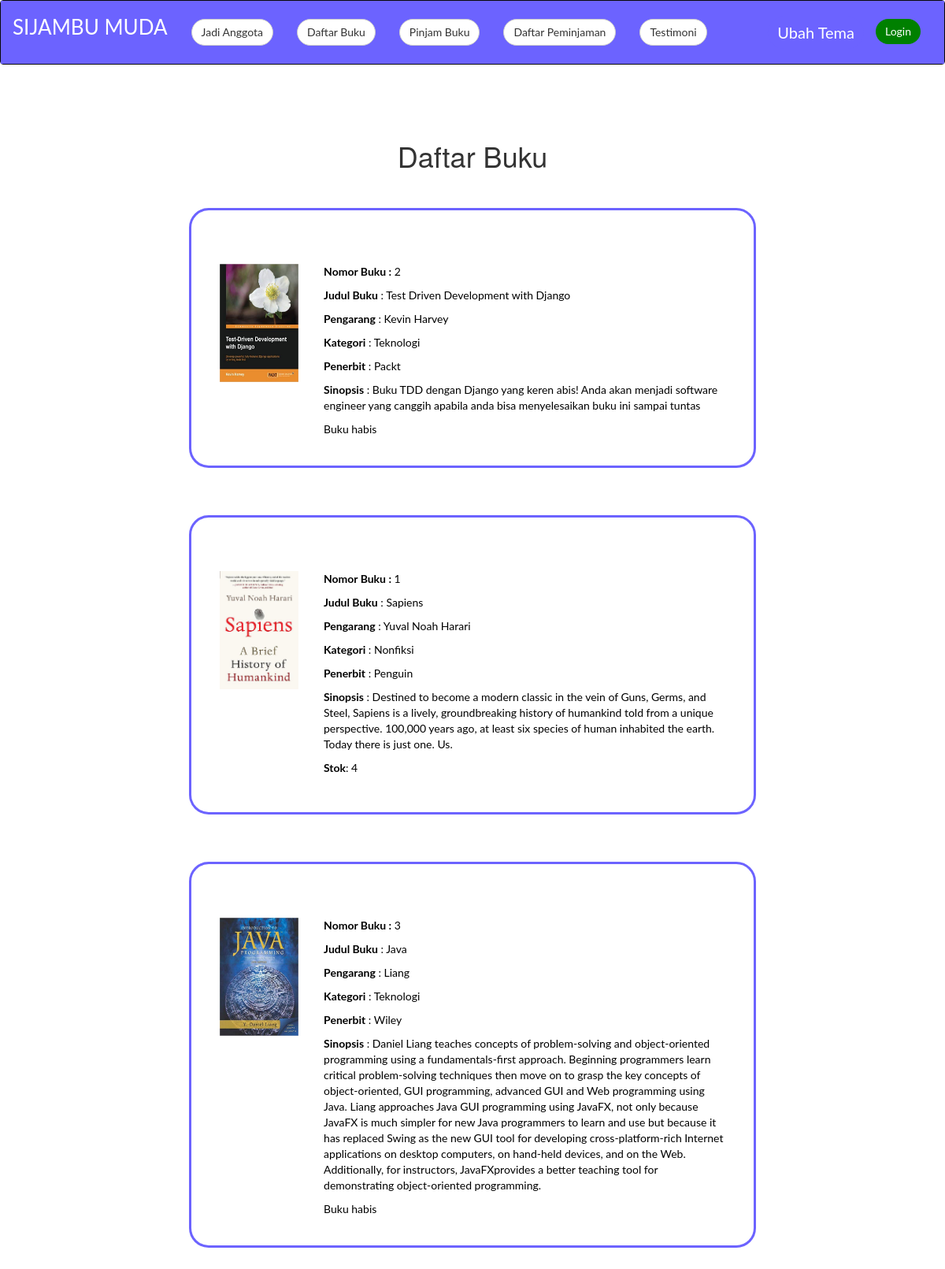
Page /buku/ on the committed database.
### show_buku/models.py (models this page shows)
class Buku(models.Model):
    nomor_buku = models.IntegerField()
    judul_buku = models.CharField(max_length=50)
    pengarang = models.CharField(max_length=50)
    kategori = models.CharField(max_length=50)
    penerbit = models.CharField(max_length=50)
    cover = models.ImageField(upload_to="gallery", blank=True)
    sinopsis = models.TextField()
    kuota = models.IntegerField(null=True)

### show_buku/views.py (the view)
# urls.py: path('', buku, name='buku'),
def buku(request):
    db = Buku.objects.all()
    content = {'data_base': db}
    return render(request, "show_buku.html", content)

### show_buku/templates/show_buku.html (shortened to what this page needs)
{% extends 'base.html' %}
{% block content %}
{% load static %}
    <h1 class="title-center" style="margin-left: 20%; margin-right: 20%; margin-top:5%;padding: 3%;">Daftar Buku</h1>
        {% for data in data_base %}
        <div class="border">
            <div class="flex-container">
            <img src="{{ data.cover.url }}" alt="" class="img-responsive">
            <div class="mx-auto">
                <p class="mb-0 mt-10"><b>Nomor Buku    :</b> {{ data.nomor_buku }}</p>
                <p class="mb-0"><b>Judul Buku</b>    : {{ data.judul_buku }}</p>
                <p class="mb-0"><b>Pengarang</b>     : {{ data.pengarang }}</p>
                <p class="mb-0"><b>Kategori</b>      : {{ data.kategori }}</p>
                <p class="mb-0"><b>Penerbit</b>      : {{ data.penerbit }}</p>
                <p class="mb-10"><b>Sinopsis</b>      : {{ data.sinopsis }}</p>
                {% if data.kuota == 0 %}
                <td class="empty"> Buku habis </td>
                {% else %}
                <p class="mb-10"><b>Stok</b>: {{data.kuota}} </p>
                {% endif %}
            </div>
            </div>
        </div>
        {% endfor %}
{% endblock %}

### static/css/style.css (style rules this page uses)
* { font-family: 'Lato', sans-serif; color: #000000; }
.flex-container { display: flex; justify-content: center; margin-top: 5%; }
.mx-auto { display: flex; justify-content: center; flex-direction: column; margin-left: 5%; }
.title-center { text-align: center; }
.border { border: #6C63FF 3px solid; margin-left: 20%; margin-right: 20%; padding: 3%; border-radius: 25px; margin-bottom: 5%; }
.img-responsive { max-width: 100px; max-height: 150px; }

### rows in the picture
Buku: cover (picture), nomor_buku "2", judul_buku "Test Driven Development with Django", pengarang "Kevin Harvey", kategori "Teknologi", penerbit "Packt", sinopsis "Buku TDD dengan Django yang keren abis! Anda akan menjadi software engineer yang canggih apabila anda bisa menyelesaikan buku ini sampai tuntas", kuota "Buku habis"
Buku: cover (picture), nomor_buku "1", judul_buku "Sapiens", pengarang "Yuval Noah Harari", kategori "Nonfiksi", penerbit "Penguin", sinopsis "Destined to become a modern classic in the vein of Guns, Germs, and Steel, Sapiens is a lively, groundbreaking history of humankind told from a unique perspective. 100,000 years ago, at least six species of human inhabited the earth. Today there is just one. Us.", kuota "4"
Buku: cover (picture), nomor_buku "3", judul_buku "Java", pengarang "Liang", kategori "Teknologi", penerbit "Wiley", sinopsis "Daniel Liang teaches concepts of problem-solving and object-oriented programming using a fundamentals-first approach. Beginning programmers learn critical problem-solving techniques then move on to grasp the key concepts of object-oriented, GUI programming, advanced GUI and Web programming using Java. Liang approaches Java GUI programming using JavaFX, not only because JavaFX is much simpler for new Java programmers to learn and use but because it has replaced Swing as the new GUI tool for developing cross-platform-rich Internet applications on desktop computers, on hand-held devices, and on the Web. Additionally, for instructors, JavaFXprovides a better teaching tool for demonstrating…", kuota "Buku habis"
